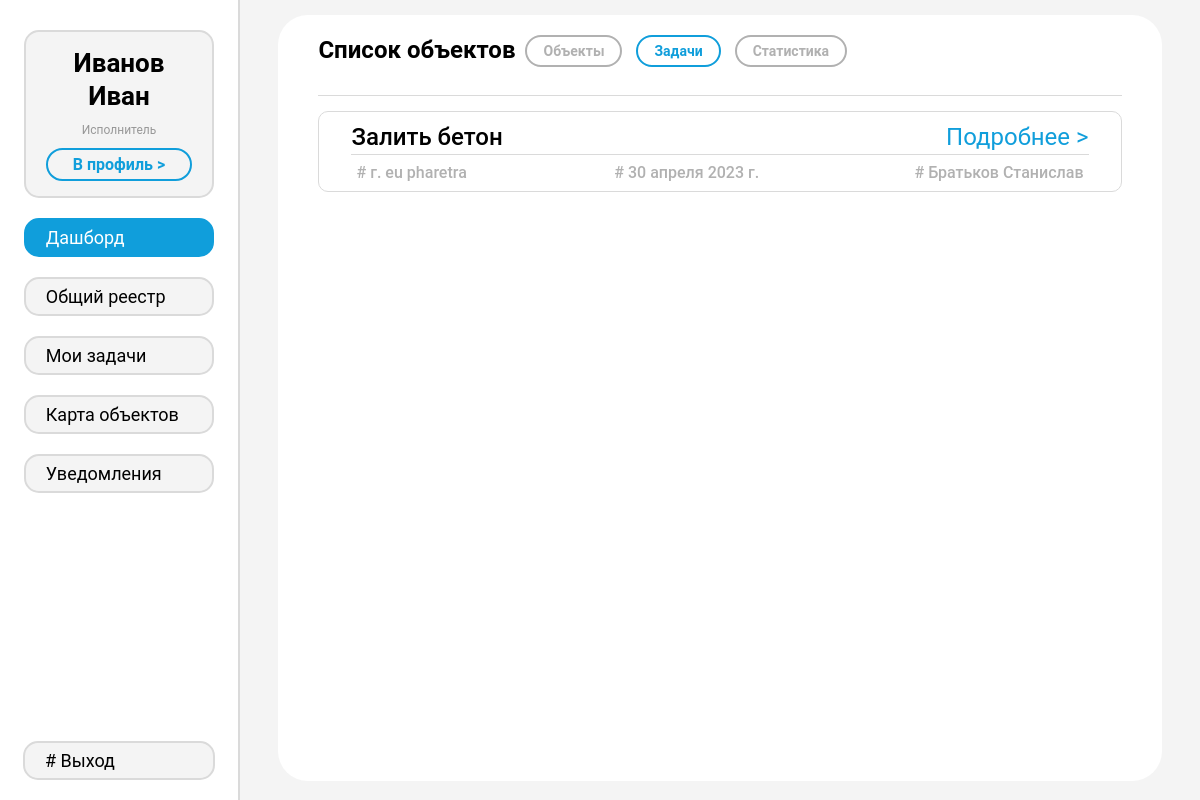
/dashboard/tasks (signed in), run on the app's committed database.
### tasks/models.py (models this page shows)
class TaskTable(models.Model):
    user = models.ForeignKey(User, on_delete=models.CASCADE)
    label = models.CharField(max_length=50)
    task = models.TextField()
    object = models.ForeignKey(ObjectTable, on_delete=models.CASCADE)
    date = models.DateField()
    comment = models.TextField(blank=True)
    photo = models.ImageField(blank=True, upload_to='photos/done/%Y/%m/%d/')
    done = models.BooleanField(default=False)

### objects/models.py (models this page shows)
class ObjectTable(models.Model):
    address = models.TextField(blank=False)
    administrate_county = models.CharField(max_length=6, blank=False)
    cod_number = models.CharField(max_length=16, blank=True)
    ind_zone = models.BooleanField(default=False)
    date = models.DateField(auto_now=True)
    area = models.CharField(max_length=100)
    comments = models.TextField()
    rev_count = models.IntegerField()
    type_obj = models.CharField(max_length=30)
    state_obj = models.CharField(max_length=100)
    sqr = models.IntegerField()
    own = models.CharField(max_length=100)
    actual_user = models.CharField(max_length=100)
    n_prot = models.CharField(max_length=100)
    city = models.CharField(max_length=100)
    check_company = models.CharField(max_length=100)
    law = models.CharField(max_length=100)
    photo = models.ImageField(blank=True, upload_to='photos/%Y/%m/%d/', default='')

### users/models.py (models this page shows)
class Profile(models.Model):
    user = models.OneToOneField(User, on_delete=models.CASCADE)
    s_name = models.CharField(max_length=100, blank=True)
    name = models.CharField(max_length=100, blank=True)
    p_series = models.CharField(max_length=4, blank=True)
    p_number = models.CharField(max_length=6, blank=True)
    org = models.CharField(max_length=100, blank=True)
    job_title = models.CharField(max_length=100, blank=True)

### objects/views.py (the view)
# urls.py: path('dashboard/<str:item>', dashboard, name='dashboard'),
def dashboard(request, item='objects'):
    if item == 'objects':
        a_cards = ObjectTable.objects.order_by('date')
        cards = []
        y = 0
        for i in a_cards:
            time_now = datetime.date.today()
            if int((time_now - i.date).days) < 5:
                b = [i, 'card-date-red']
            elif 5 <= int((time_now - i.date).days) < 10:
                b = [i, 'card-date-yellow']
            elif 10 <= int((time_now - i.date).days) < 20:
                b = [i, 'card-date-orange']
            else:
                b = [i, 'card-date-green']
            cards.append(i)
            y += 1
            if y == 6:
                break
        data = {
            'cards': cards
        }
        return render(request, 'objects/objects.html', data)
    elif item == 'tasks':
        all_tasks = TaskTable.objects.order_by('date').filter(done=False)
        y = 0
        tasks = []
        for i in all_tasks:
            tasks.append(i)
            y += 1
            if y == 5:
                break
        data = {
            'tasks': tasks
        }
        return render(request, 'objects/tasks.html', data)
    elif item == 'stats':
        data = {
        }
        return render(request, 'objects/stats.html', data)

### objects/templates/objects/tasks.html
{% extends 'objects/base_obj.html' %}
{% load static %}
{% block header %}
    <div class="content-header">
        <div class="content-title">Список объектов</div>
        <div class="content-header-buttons">
            <a href="{% url 'dashboard' 'objects' %}"
               class="objects-btn btn ">Объекты</a>
            <a href="{% url 'dashboard' 'tasks' %}" class="tasks-btn btn content-header-buttons-this-page">Задачи</a>
            <a href="{% url 'dashboard' 'stats' %}" class="stats-btn btn">Статистика</a>
        </div>
    </div>
{% endblock %}
{% block in_content %}
    <div class="content-tasks">
    {% for i in tasks %}
        <div class="card-task">
            <div class="card-task-container">
                <div class="card-row-up">
                    <div class="card-task-title">{{ i.label }}</div>
                    <a class="card-task-more" href="{% url 'task' i.id %}">Подробнее ></a>
                </div>
                <div class="card-row-down">
                    <div class="card-task-address"># г. {{ i.object.city }} {{ i.object.address }}</div>
                    <div class="card-task-date"># {{ i.date}}</div>
                    <div class="card-task-working"># {{ i.user.profile.s_name }} {{ i.user.profile.name }}</div>
                </div>
            </div>
        </div>
    {% endfor %}
    </div>
{% endblock %}

### Optimize_Organize2/static/css/styles.css (style rules this page uses)
* { margin: 0; padding: 0; box-sizing: border-box; }
a { text-decoration: none; color: #333333; }
.content-header { margin-bottom: 15px; border-bottom: 1px solid #DADADA; display: flex; flex-direction: row; width: 100%; height: 61px; }
.content-title { display: block; font-family: 'Roboto'; font-style: normal; font-weight: 600; font-size: 24px; line-height: 30px; }
.btn { display: inline-block; font-family: 'Roboto'; font-style: normal; font-weight: 600; font-size: 14px; line-height: 14px; padding: 7px 16px; border: 2px solid #B1B1B1; border-radius: 20px; color: #B1B1B1; margin-left: 10px; margin-bottom: 10px; }
.content-header-buttons-this-page { color: #109EDB; border: 2px solid #109EDB; }
.content-tasks { height: calc(100vh - 66px); overflow-y: scroll; -ms-overflow-style: none; scrollbar-width: none }
.content-block .content-tasks { height: calc(100vh - 150px); }
.card-task { background: #FFFFFF; border: 1px solid #DADADA; border-radius: 10px; display: flex; flex-direction: column; margin-bottom: 2%; }
.card-task-container { padding: 1% 4%; }
.card-row-up, .card-row-down { display: flex; }
.card-row-up { border-bottom: 1px solid #DADADA; }
.card-task-title { font-family: 'Roboto'; font-style: normal; font-weight: 500; font-size: 24px; line-height: 34px; }
.card-task-more { margin-left: auto; margin-right: 0; font-family: 'Roboto'; font-style: normal; font-weight: 400; font-size: 24px; line-height: 34px; color: #109EDB; }
.card-task-address, .card-task-date, .card-task-working { font-family: 'Roboto'; font-style: normal; font-weight: 500; font-size: 16px; line-height: 20px; color: #B1B1B1; margin-top: 8px; }
.card-task-address { margin-left: 5px; }
.card-task-date { margin-left: 20%; }
.card-task-working { margin-left: auto; margin-right: 5px; }

### data on the page
TaskTable: label "Залить бетон", object.city "eu", object.address "pharetra", date "30 апреля 2023 г.", user.profile.s_name "Братьков", user.profile.name "Станислав"
